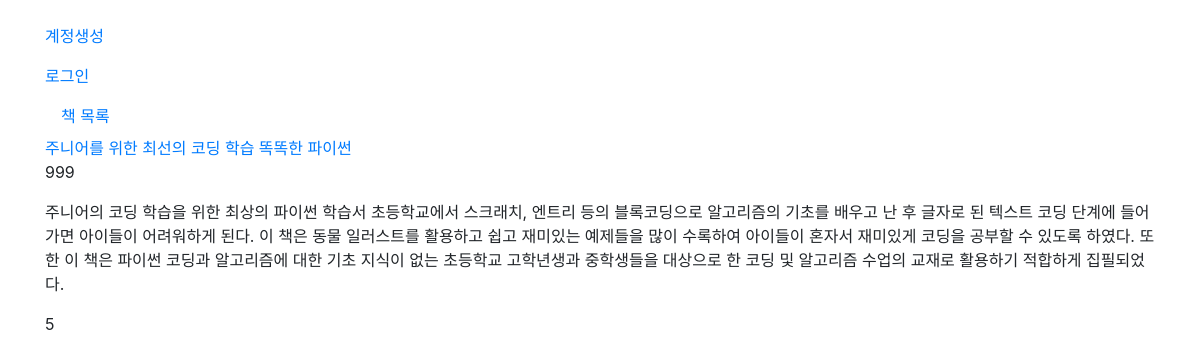
Before: /book/1 with the older database file.
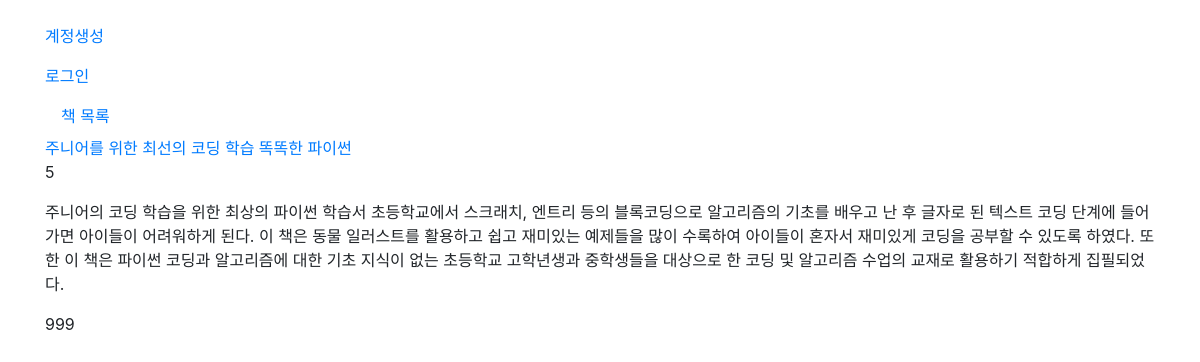
After: the same page with the newer database file.
### app/models.py (models this page shows, shortened)
class Book(db.Model):
    id = db.Column(db.Integer, primary_key=True, autoincrement=True)
    book_name = db.Column(db.String(100))
    publisher = db.Column(db.String(30))
    author = db.Column(db.String(30))
    publication_date = db.Column(db.String)
    pages = db.Column(db.Integer)
    isbn = db.Column(db.BIGINT)
    description = db.Column(db.TEXT)
    link = db.Column(db.String(200))
    rating = db.Column(db.Integer)
    stock = db.Column(db.Integer)

### app/views/book_views.py (the view)
@bp.route('/<int:book_id>')
def bookDetail(book_id):
    book = Book.query.get(book_id)
    return render_template('book_detail/book_detail.html', book=book)

### app/views/auth_views.py (called while the page is built)
@bp.before_app_request
def load_logged_in_user():
    user_id = session.get('user_id')
    if user_id is None:
        g.user = None
    else:
        g.user = User.query.get(user_id)

### app/templates/book_detail/book_detail.html
{% extends "base.html" %}
{% block content %}
    <div class="uk-child-width-1-3@m uk-grid-small uk-grid-match" uk-grid>
    <div>
        <div class="uk-card uk-card-default uk-card-body">
            <a href="{{ book.id }}">{{ book.book_name }}</a>
            <p>{{ book.rating }}</p>
            <p>{{ book.description }}</p>
            <p>{{ book.stock }}</p>
        </div>
    </div>
</div>
{% endblock %}

### app/templates/base.html (shortened to what this page needs)
<!DOCTYPE html>
<html lang="en">
  <head>
    <link rel="stylesheet" href="{{ url_for('static', filename='bootstrap.min.css') }}">
</head>
<body>
<div>
    <div class="container my-3">
        {% if g.user %}
        <ul class="navbar-nav">
            <li class="nav-item ">
                <a class="nav-link" href="{{ url_for('auth.logout') }}">{{ g.user.username }} (로그아웃)</a>
                <form action="{{ url_for('borrow.borrowedBooks', user_id =  g.user.id) }}" >
                    <input class="uk-button uk-button-secondary uk-width-1-1" type = "submit" value="대여기록"></form>
                <form action="{{ url_for('borrow.booksToReturn', user_id =  g.user.id) }}" >
                    <input class="uk-button uk-button-secondary uk-width-1-1" type = "submit" value="반납하기"></form>
            </li>
        </ul>
        {% else %}
                <ul class="navbar-nav">
            <li class="nav-item ">
                <a class="nav-link" href="{{ url_for('auth.signup') }}">계정생성</a>
            </li>
            <li class="nav-item ">
                <a class="nav-link" href="{{ url_for('auth.login') }}">로그인</a>
            </li>
        </ul>
        {% endif %}
                <a class="nav-link" href="{{ url_for('book.getAllBook') }}">책 목록</a>
    {% block content %}{% endblock %}
</div>
</body>
</html>

Changed rows visible on the page:
changed Book "주니어를 위한 최선의 코딩 학습 똑똑한 파이썬": rating "999" → "5"; stock "5" → "999"
